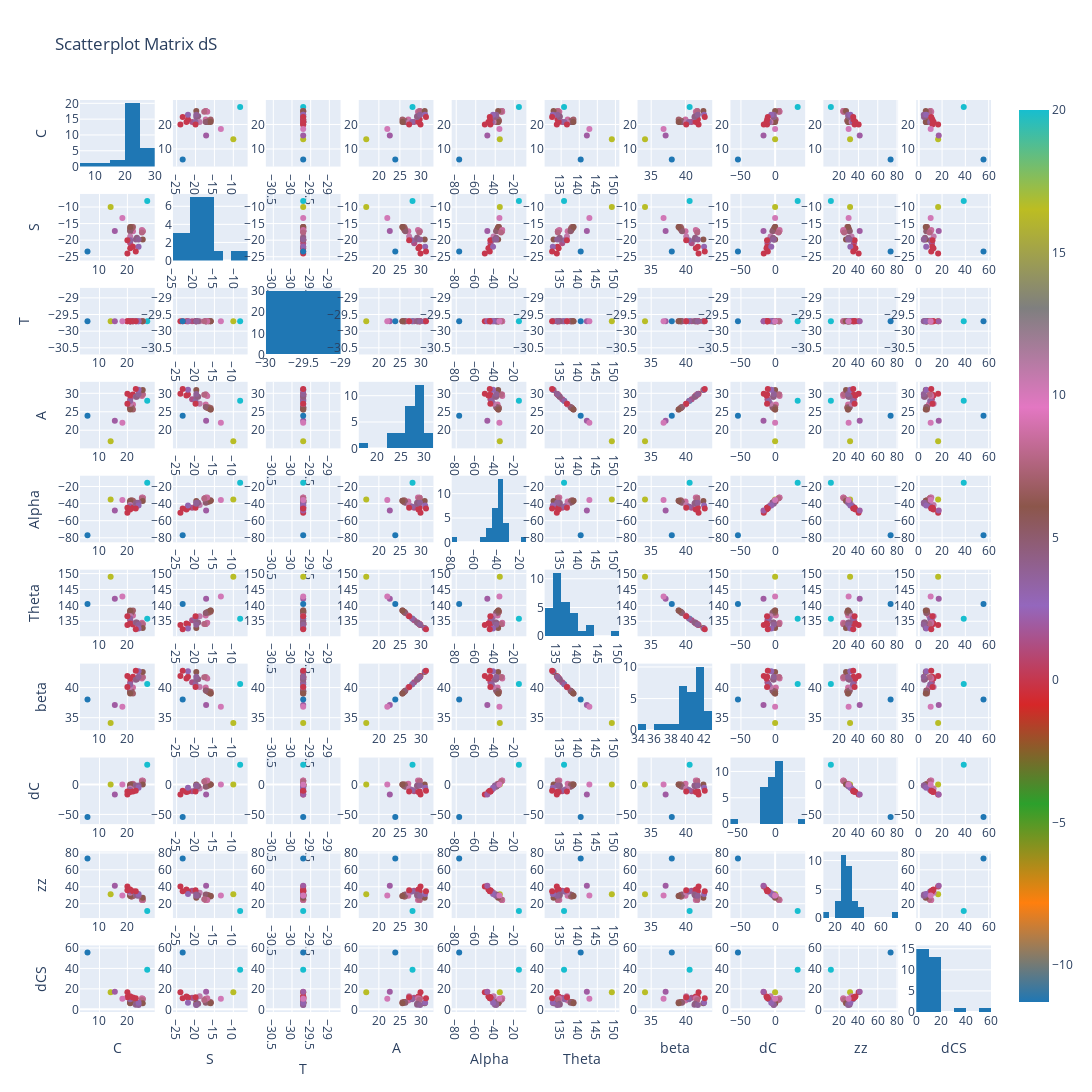

Here is the notebook cell this chart was saved with:
### Code cell
figure = ff.create_scatterplotmatrix(
df[['C','S','T','A','Alpha','Theta','beta','dC','dS', 'zz', 'dCS']],
width=2000, height=2000,
diag='histogram',
index='dS',
title='Scatterplot Matrix dS')
plot(figure, filename='plotly_scatterplot_dS.html')
figure.show()
